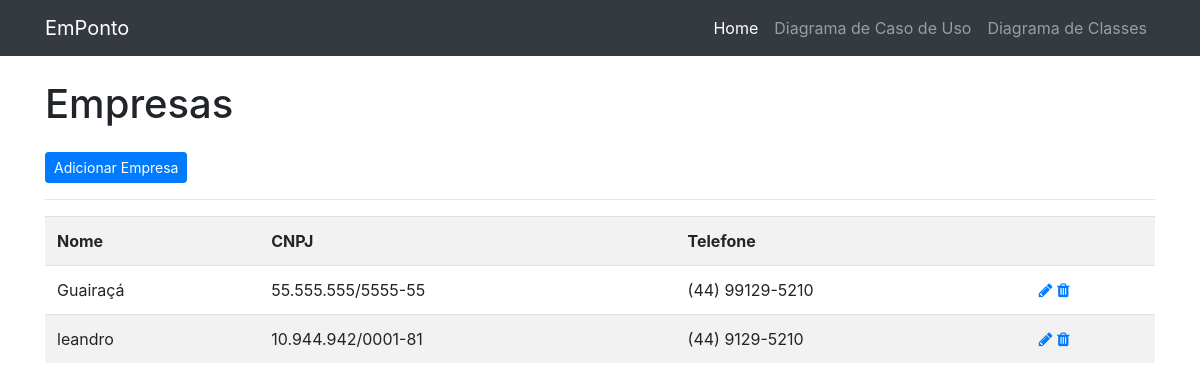
The page / on the database its author committed.
### cadastros/models.py (models this page shows, shortened)
class Empresa(models.Model):
    nome = models.CharField(max_length=100)
    cnpj = models.CharField(max_length=18, unique=True)
    telefone = models.CharField(max_length=15)

### cadastros/views.py (the view)
# urls.py: path('', EmpresaList.as_view(), name='listar-empresa'),
class EmpresaList(ListView):
    model = Empresa
    template_name = 'cadastros/listas/empresa.html'

### cadastros/templates/cadastros/listas/empresa.html (shortened to what this page needs)
{% extends 'paginas/index.html' %}
{% load static %}
{% block conteudo %}
<h1 class="my-4">Empresas</h1>
<a href="{% url 'cadastrar-empresa' %}" class="btn btn-primary btn-sm">Adicionar Empresa</a>
<hr>
<div class="table-responsive">
    <table class="table table-striped">
        <tr>
            <th>Nome</th>
            <th>CNPJ</th>
            <th>Telefone</th>
            <th></th>
        </tr>
        {% for empresa in object_list %}
            <tr>
                <td>{{empresa.nome}}</td>
                <td>{{empresa.cnpj}}</td>
                <td>{{empresa.telefone}}</td>
                <td>
                    <a href="{% url 'editar-empresa' empresa.pk %}" title="Editar"><i class="fa fa-pencil"></i></a>
                    <a href="{% url 'excluir-empresa' empresa.pk %}" title="Excluir"><i class="fa fa-trash"></i></a>
                </td>
            </tr>
        {% empty %}
        <tr>
            <td colspan="4">Nenhum registro encontrado</td>
        </tr>
        {%endfor%}
    </table>
</div>
{% endblock %}

### static/css/blog-home.css (style rules this page uses)
body { padding-top: 56px; }

### rows shown on the page
Empresa: nome "Guairaçá", cnpj "55.555.555/5555-55", telefone "(44) 99129-5210"
Empresa: nome "leandro", cnpj "10.944.942/0001-81", telefone "(44) 9129-5210"
